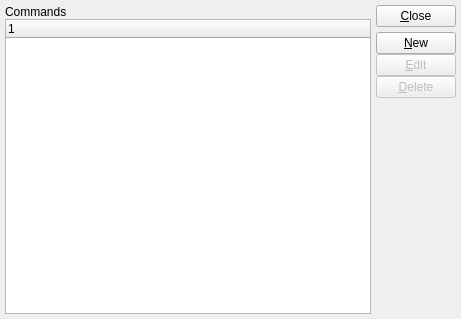
<ui version="4.0" >
 <author></author>
 <comment>This file is part of the xTuple ERP: PostBooks Edition, a free and
open source Enterprise Resource Planning software suite,
Copyright (c) 1999-2011 by OpenMFG LLC, d/b/a xTuple.
It is licensed to you under the Common Public Attribution License
version 1.0, the full text of which (including xTuple-specific Exhibits)
is available at www.xtuple.com/CPAL.  By using this software, you agree
to be bound by its terms.</comment>
 <class>customCommands</class>
 <widget class="QWidget" name="customCommands" >
  <property name="geometry" >
   <rect>
    <x>0</x>
    <y>0</y>
    <width>461</width>
    <height>319</height>
   </rect>
  </property>
  <property name="windowTitle" >
   <string>List Custom Commands</string>
  </property>
   <layout class="QHBoxLayout" >
    <item>
     <layout class="QVBoxLayout" >
      <property name="margin" >
       <number>0</number>
      </property>
      <property name="spacing" >
       <number>0</number>
      </property>
      <item>
       <widget class="QLabel" name="_commandsLit" >
        <property name="text" >
         <string>Commands</string>
        </property>
        <property name="buddy" >
         <cstring>_commands</cstring>
        </property>
       </widget>
      </item>
      <item>
       <widget class="XTreeWidget" name="_commands" >
        <property name="sizePolicy" >
         <sizepolicy>
          <hsizetype>7</hsizetype>
          <vsizetype>7</vsizetype>
          <horstretch>0</horstretch>
          <verstretch>0</verstretch>
         </sizepolicy>
        </property>
       </widget>
      </item>
     </layout>
    </item>
    <item>
     <layout class="QVBoxLayout" >
      <property name="margin" >
       <number>0</number>
      </property>
      <property name="spacing" >
       <number>5</number>
      </property>
      <item>
       <widget class="QPushButton" name="_close" >
        <property name="text" >
         <string>&amp;Close</string>
        </property>
       </widget>
      </item>
      <item>
       <layout class="QVBoxLayout" >
        <property name="margin" >
         <number>0</number>
        </property>
        <property name="spacing" >
         <number>0</number>
        </property>
        <item>
         <widget class="QPushButton" name="_new" >
          <property name="text" >
           <string>&amp;New</string>
          </property>
         </widget>
        </item>
        <item>
         <widget class="QPushButton" name="_edit" >
          <property name="enabled" >
           <bool>false</bool>
          </property>
          <property name="text" >
           <string>&amp;Edit</string>
          </property>
         </widget>
        </item>
        <item>
         <widget class="QPushButton" name="_delete" >
          <property name="enabled" >
           <bool>false</bool>
          </property>
          <property name="text" >
           <string>&amp;Delete</string>
          </property>
         </widget>
        </item>
        <item>
         <spacer>
          <property name="orientation" >
           <enum>Qt::Vertical</enum>
          </property>
          <property name="sizeType" >
           <enum>QSizePolicy::Expanding</enum>
          </property>
          <property name="sizeHint" >
           <size>
            <width>20</width>
            <height>20</height>
           </size>
          </property>
         </spacer>
        </item>
       </layout>
      </item>
     </layout>
    </item>
   </layout>
 </widget>
 <layoutdefault spacing="5" margin="5" />
 <pixmapfunction>qPixmapFromMimeSource</pixmapfunction>
 <customwidgets>
  <customwidget>
   <class>XTreeWidget</class>
   <extends>QTreeWidget</extends>
   <header>xtreewidget.h</header>
  </customwidget>
 </customwidgets>
 <tabstops>
  <tabstop>_commands</tabstop>
  <tabstop>_new</tabstop>
  <tabstop>_edit</tabstop>
  <tabstop>_delete</tabstop>
  <tabstop>_close</tabstop>
 </tabstops>
 <resources/>
 <connections>
  <connection>
   <sender>_close</sender>
   <signal>clicked()</signal>
   <receiver>customCommands</receiver>
   <slot>close()</slot>
   <hints>
    <hint type="sourcelabel" >
     <x>20</x>
     <y>20</y>
    </hint>
    <hint type="destinationlabel" >
     <x>20</x>
     <y>20</y>
    </hint>
   </hints>
  </connection>
  <connection>
   <sender>_commands</sender>
   <signal>valid(bool)</signal>
   <receiver>_edit</receiver>
   <slot>setEnabled(bool)</slot>
   <hints>
    <hint type="sourcelabel" >
     <x>20</x>
     <y>20</y>
    </hint>
    <hint type="destinationlabel" >
     <x>20</x>
     <y>20</y>
    </hint>
   </hints>
  </connection>
  <connection>
   <sender>_commands</sender>
   <signal>valid(bool)</signal>
   <receiver>_delete</receiver>
   <slot>setEnabled(bool)</slot>
   <hints>
    <hint type="sourcelabel" >
     <x>20</x>
     <y>20</y>
    </hint>
    <hint type="destinationlabel" >
     <x>20</x>
     <y>20</y>
    </hint>
   </hints>
  </connection>
  <connection>
   <sender>_commands</sender>
   <signal>itemDoubleClicked(QTreeWidgetItem*,int)</signal>
   <receiver>_edit</receiver>
   <slot>animateClick()</slot>
   <hints>
    <hint type="sourcelabel" >
     <x>20</x>
     <y>20</y>
    </hint>
    <hint type="destinationlabel" >
     <x>20</x>
     <y>20</y>
    </hint>
   </hints>
  </connection>
 </connections>
</ui>
